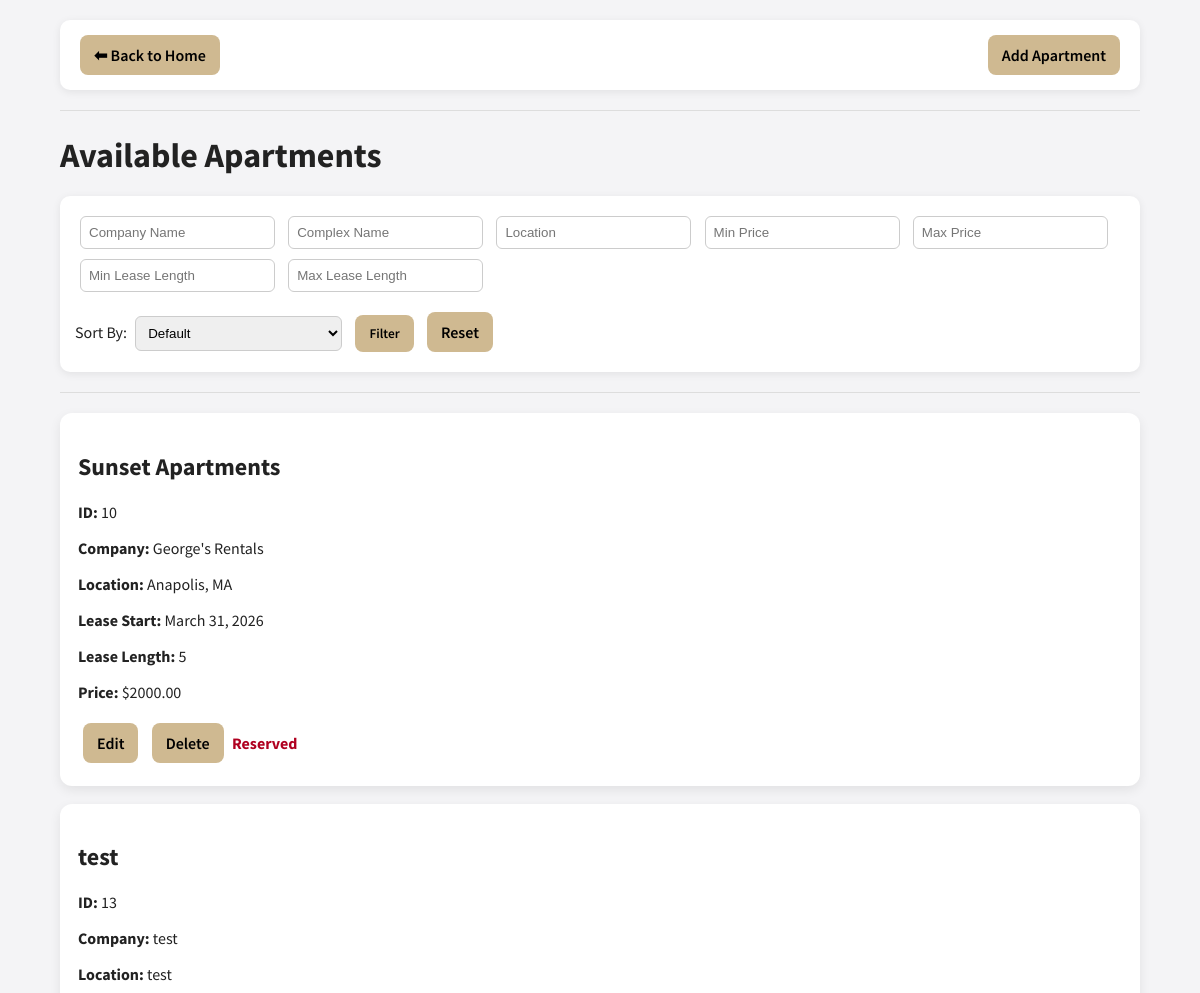
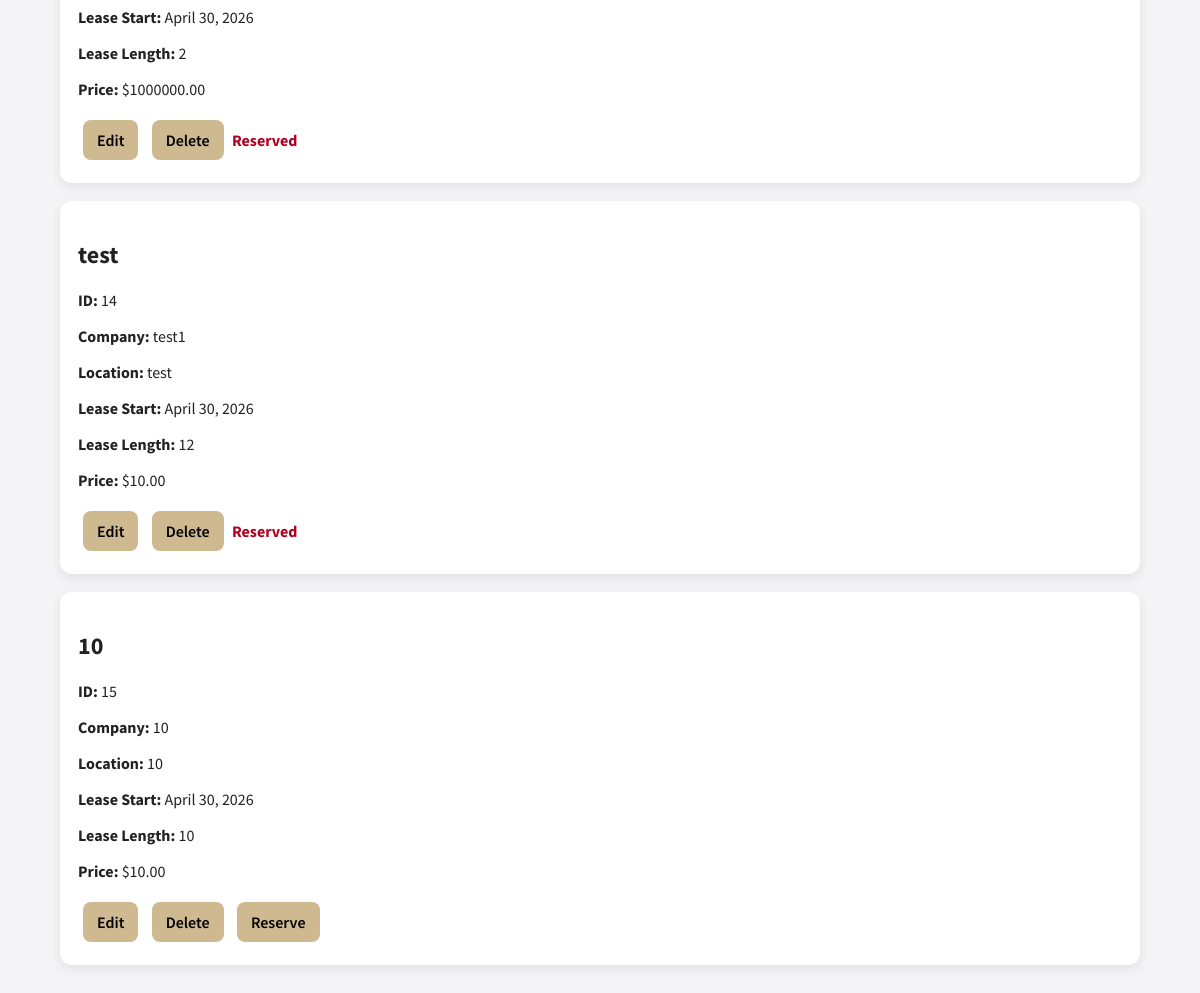
The app's page /apartments/ with its own data (2 pictures, top to bottom).
### hello/models.py (models this page shows, shortened)
class Apartment(models.Model):
    company_name = models.CharField(max_length=200)
    complex_name = models.CharField(max_length=200)
    location = models.CharField(max_length=200)
    description = models.TextField()
    price = models.DecimalField(max_digits=10,decimal_places=2,validators=[MinValueValidator(Decimal('0.01'))])
    lease_start_date = models.DateTimeField()
    lease_length = models.PositiveIntegerField()
    is_reserved = models.BooleanField(default=False)
    class Meta: # indexed on price, lease date, and lease length for faster filter and ordering
        indexes = [models.Index(fields=['price']), models.Index(fields=['lease_start_date']), models.Index(fields=['lease_length']),]

### hello/views.py (the view)
# urls.py: path('apartments/', views.apartment_list, name='apartment_list'), # apartment list page
def apartment_list(request):
    apartments = Apartment.objects.all()
    company_name = request.GET.get('company_name')
    complex_name = request.GET.get('complex_name')
    location = request.GET.get('location')
    max_price = request.GET.get('max_price')
    min_price = request.GET.get('min_price')
    min_lease_length = request.GET.get('min_lease_length')
    max_lease_length = request.GET.get('max_lease_length')
    order = request.GET.get('order')
    if company_name:
        apartments = apartments.filter(company_name__icontains=company_name)
    if complex_name:
        apartments = apartments.filter(complex_name__icontains=complex_name)
    if location:
        apartments = apartments.filter(location__icontains=location)
    if max_price:
        apartments = apartments.filter(price__lte=max_price)
    if min_price:
        apartments = apartments.filter(price__gte=min_price)
    if min_lease_length:
        apartments = apartments.filter(lease_length__gte=min_lease_length)
    if max_lease_length:
        apartments = apartments.filter(lease_length__lte=max_lease_length)
    if order == "price_asc":
        apartments = apartments.order_by("price")
    elif order == "price_desc":
        apartments = apartments.order_by("-price")
    elif order == "newest":
        apartments = apartments.order_by("lease_start_date")
    elif order == "lease_asc":
        apartments = apartments.order_by("lease_length")
    elif order == "lease_desc":
        apartments = apartments.order_by("-lease_length")
    else:
        apartments = apartments.order_by("id")
    return render(request, 'apartment_list.html', {'apartments': apartments})

### hello/templates/apartment_list.html (shortened to what this page needs)
<!DOCTYPE html>
<html>
<head>
</head>
<body>
<div class="container">
    <div class="top-bar">
        <a href="{% url 'home' %}" class="btn">⬅ Back to Home</a>
        <a href="{% url 'apartment_create' %}" class="btn">Add Apartment</a>
    </div>
    <hr>
    <h1>Available Apartments</h1>
    <form method="get">
        <input type="text" name="company_name" placeholder="Company Name"
               value="{{ request.GET.company_name }}">
        <input type="text" name="complex_name" placeholder="Complex Name"
               value="{{ request.GET.complex_name }}">
        <input type="text" name="location" placeholder="Location"
               value="{{ request.GET.location }}">
        <input type="number" step="0.01" name="min_price" placeholder="Min Price"
               value="{{ request.GET.min_price }}">
        <input type="number" step="0.01" name="max_price" placeholder="Max Price"
               value="{{ request.GET.max_price }}">
        <input type="number" name="min_lease_length" placeholder="Min Lease Length"
               value="{{ request.GET.min_lease_length }}">
        <input type="number" name="max_lease_length" placeholder="Max Lease Length"
               value="{{ request.GET.max_lease_length }}">
        <div style="margin-top:10px;">
            <label for="order">Sort By:</label>
            <select name="order" id="order">
                <option value="">Default</option>
            </select>
            <button class="btn" type="submit">Filter</button>
            <a class="btn" href="{% url 'apartment_list' %}">Reset</a>
        </div>
    </form>
    <hr>
    {% for apartment in apartments %}
        <div class="card">
            <h2>{{ apartment.complex_name }}</h2>
            <p><strong>ID:</strong> {{ apartment.id }}</p>
            <p><strong>Company:</strong> {{ apartment.company_name }}</p>
            <p><strong>Location:</strong> {{ apartment.location }}</p>
            <p><strong>Lease Start:</strong> {{ apartment.lease_start_date|date:"F j, Y" }}</p>
            <p><strong>Lease Length:</strong> {{ apartment.lease_length }}</p>
            <p><strong>Price:</strong> ${{ apartment.price }}</p>
            <div class="actions">
                <a class="btn" href="{% url 'apartment_update' apartment.id %}">Edit</a>
                <a class="btn" href="{% url 'apartment_delete' apartment.id %}">Delete</a>
                {% if not apartment.is_reserved %}
                    <a class="btn" href="{% url 'reserve_apartment' apartment.id %}">Reserve</a>
                {% else %}
                    <span class="reserved">Reserved</span>
                {% endif %}
            </div>
        </div>
    {% empty %}
        <p>No apartments available.</p>
    {% endfor %}
</div>
</body>
</html>

### hello/templates/apartment_list.html (style rules this page uses)
body { font-family: 'Source Sans Pro', Arial, sans-serif; background: #f4f4f6; margin: 0; padding: 0; color: #222; }
.container { width: 90%; max-width: 1100px; margin: auto; padding: 20px; }
h1 { font-size: 34px; margin-bottom: 20px; }
hr { border: none; height: 1px; background: #ddd; margin: 20px 0; }
.top-bar { display: flex; justify-content: space-between; align-items: center; background: white; padding: 10px 15px; border-radius: 10px; box-shadow: 0 2px 8px rgba(0,0,0,0.08); }
a, button { font-family: inherit; }
.btn { display: inline-block; padding: 10px 14px; margin: 5px; background-color: #CFB991; color: #000; text-decoration: none; border-radius: 8px; font-weight: 600; transition: 0.2s ease; border: none; }
form { background: white; padding: 15px; border-radius: 10px; box-shadow: 0 2px 8px rgba(0,0,0,0.08); }
input, select { padding: 8px; margin: 5px; border-radius: 6px; border: 1px solid #ccc; }
.card { background: white; padding: 18px; margin-bottom: 18px; border-radius: 12px; box-shadow: 0 4px 12px rgba(0,0,0,0.08); transition: 0.2s ease; }
.actions { margin-top: 10px; }
.reserved { font-weight: bold; color: #b00020; }

### records on screen
Apartment: complex_name "Sunset Apartments", id "10", company_name "George's Rentals", location "Anapolis, MA", lease_start_date "March 31, 2026", lease_length "5", price "2000.00", is_reserved "Reserved"
Apartment: complex_name "test", id "13", company_name "test", location "test", lease_start_date "April 30, 2026", lease_length "2", price "1000000.00", is_reserved "Reserved"
Apartment: complex_name "test", id "14", company_name "test1", location "test", lease_start_date "April 30, 2026", lease_length "12", price "10.00", is_reserved "Reserved"
Apartment: complex_name "10", id "15", company_name "10", location "10", lease_start_date "April 30, 2026", lease_length "10", price "10.00", is_reserved "Reserve"
